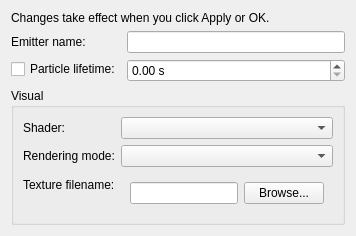
     <widget class="QWidget" name="generalTab"><attribute name="title"><string>General</string></attribute><layout class="QVBoxLayout" name="generalLayout">
       <item><widget class="QLabel" name="generalHelpLabel"><property name="text"><string>Changes take effect when you click Apply or OK.</string></property><property name="wordWrap"><bool>true</bool></property></widget></item>
       <item><layout class="QFormLayout" name="generalFormLayout"><property name="fieldGrowthPolicy"><enum>QFormLayout::AllNonFixedFieldsGrow</enum></property>
         <item row="0" column="0"><widget class="QLabel" name="nameLabel"><property name="text"><string>Emitter name:</string></property></widget></item><item row="0" column="1"><widget class="QLineEdit" name="nameEdit"></widget></item>
         <item row="1" column="0"><widget class="QCheckBox" name="useLifetimeCheck"><property name="text"><string>Particle lifetime:</string></property></widget></item><item row="1" column="1"><widget class="QDoubleSpinBox" name="lifetimeSpin"><property name="maximumSize"><size><width>220</width><height>16777215</height></size></property><property name="suffix"><string> s</string></property></widget></item>
       </layout></item>
       <item><widget class="QGroupBox" name="visualGroup"><property name="title"><string>Visual</string></property><layout class="QFormLayout" name="visualFormLayout"><property name="fieldGrowthPolicy"><enum>QFormLayout::AllNonFixedFieldsGrow</enum></property>
          <item row="0" column="0"><widget class="QLabel" name="shaderLabel"><property name="text"><string>Shader:</string></property></widget></item><item row="0" column="1"><widget class="QComboBox" name="shaderCombo"></widget></item>
          <item row="1" column="0"><widget class="QLabel" name="renderModeLabel"><property name="text"><string>Rendering mode:</string></property></widget></item><item row="1" column="1"><widget class="QComboBox" name="renderModeCombo"></widget></item>
          <item row="2" column="0"><widget class="QLabel" name="textureLabel"><property name="text"><string>Texture filename:</string></property></widget></item><item row="2" column="1"><widget class="QWidget" name="textureRow"><layout class="QHBoxLayout" name="textureRowLayout">
             <item><widget class="QLineEdit" name="textureEdit"></widget></item>
             <item><widget class="QPushButton" name="browseButton"><property name="text"><string>Browse...</string></property></widget></item>
          </layout></widget></item>
       </layout></widget></item>
       <item><spacer name="generalSpacer"><property name="orientation"><enum>Qt::Vertical</enum></property><property name="sizeHint" stdset="0"><size><width>20</width><height>0</height></size></property></spacer></item>
     </layout></widget>
